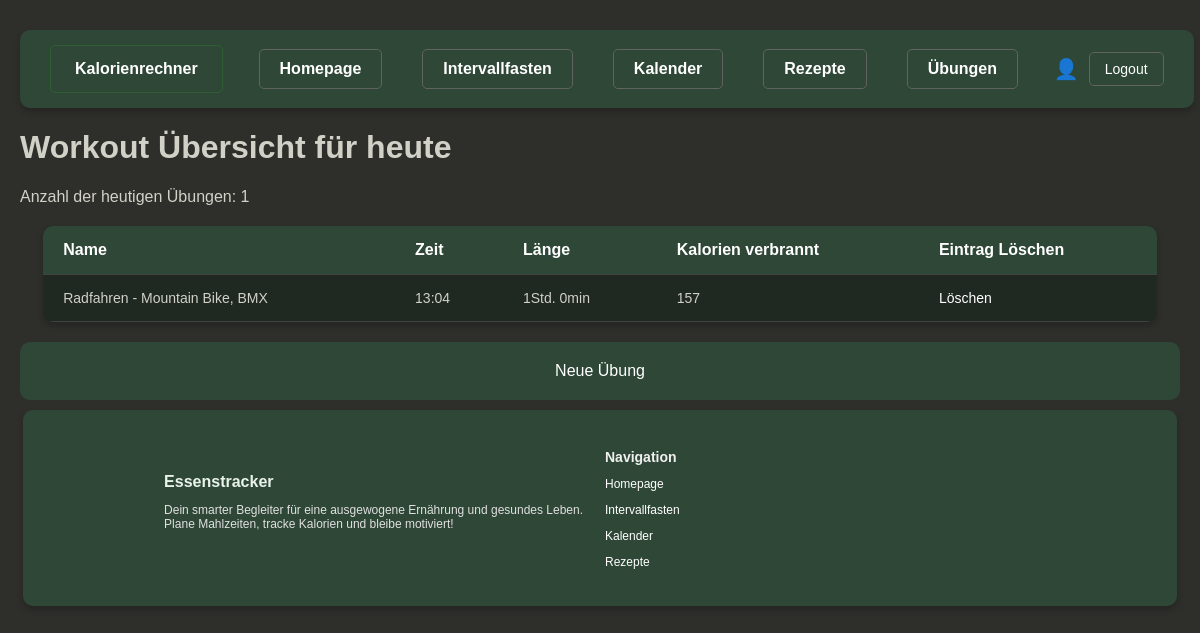
The app's page /fitness/workout_overview/ (signed in), older data.
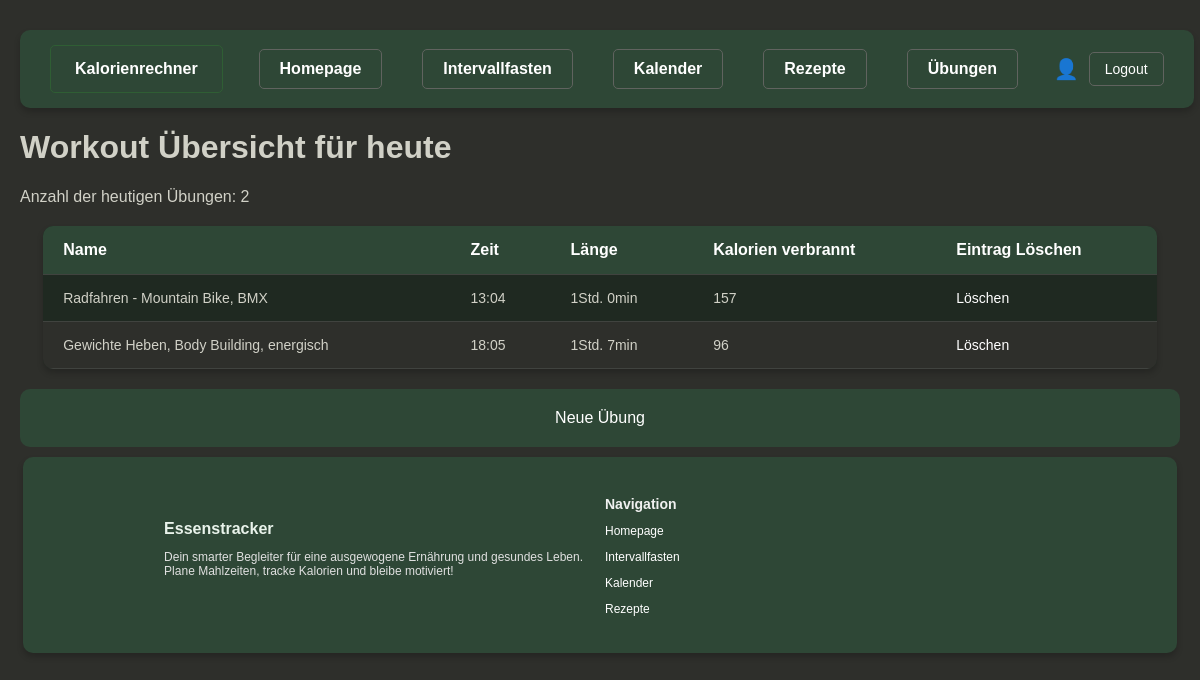
The same page, newer data.
### fitness/models.py (models this page shows, shortened)
class Workout_Unit(models.Model):
    workout_type_unit = models.IntegerField (primary_key=True)
    user = models.ForeignKey(User, on_delete=models.CASCADE)
    name = models.CharField(max_length=30)
    time = models.DateTimeField(default=now)
    workout_type = models.ForeignKey(Workout_Type, on_delete=models.CASCADE)
    workout_class = models.ForeignKey (Workout_Class, on_delete=models.CASCADE)
    workout_length = models.IntegerField(default=0)  # Länge in Minuten
    weight = models.DecimalField(max_digits=4, decimal_places=1, default=0.0)  # Gewicht in kg
    calories_burned = models.IntegerField(default=0)

### fitness/views.py (the view)
# urls.py: path('fitness/workout_overview/', fitness_views.workout_overview, name='workout_overview'),
def workout_overview(request):
    now_local = localtime(now())
    today_start = now_local.replace(hour=0, minute=0, second=0, microsecond=0)
    today_end = today_start + timedelta(days=1)
    workout_units_today = Workout_Unit.objects.filter(user=request.user,time__gte=today_start, time__lt=today_end)
    return render(request, 'workout_overview.html', {'workout_units': workout_units_today})

### fitness/templatetags/time_filters.py (called while the page is built)
@register.filter
def format_minutes(value):
    try:
        hours = value // 60
        minutes = value % 60
        return f"{hours}Std. {minutes}min" if hours > 0 else f"{minutes}min"
    except (TypeError, ValueError):
        return "0min"

### fitness/Templates/workout_overview.html (shortened to what this page needs)
{% extends 'base.html' %}
{% block content %}
{% load time_filters %}
<!DOCTYPE html>
<html lang="de">
<head>
</head>
<body>
    <h1>Workout Übersicht für heute</h1>
    <p>Anzahl der heutigen Übungen: {{ workout_units.count }}</p>
    <table>
        <thead>
            <tr>
                <th>Name</th>
                <th>Zeit</th>
                <th>Länge</th>
                <th>Kalorien verbrannt</th>
                <th>Eintrag Löschen</th>
            </tr>
        </thead>
        <tbody>
            {% for unit in workout_units %}
            <tr>
                <td>{{ unit.name }}</td>
                <td>{{ unit.time|date:"H:i" }}</td>
                <td>{{ unit.workout_length|format_minutes }}</td>
                <td>{{ unit.calories_burned }}</td>
                <td>
                    <a href="{% url 'delete_workout_unit' workout_unit_id=unit.workout_type_unit %}"
                       onclick="return confirm('Möchten Sie dieses Workout wirklich löschen?');">
                        Löschen
                    </a>
                </td>
            </tr>
            {% empty %}
            <tr>
                <td colspan="4">Keine Workouts für heute gefunden.</td>
            </tr>
            {% endfor %}
        </tbody>
    </table>
    <div class="field">
        <a href="{% url 'new_workout_view' %}">Neue Übung</a>
    </div>
</body>
</html>
{% endblock %}

### trackerapp/templates/base.html (shortened to what this page needs)
<!DOCTYPE html>
<html lang="de">
<head>
</head>
<body>
    <nav class="top-bar">
        <div class="left-section">
            <a class="kalorienrechner" href="http://localhost:8000/trackerapp/edit-profile/">Kalorienrechner</a>
        </div>
        <div class="navigation-mittig">
            <a class="navigation" href="http://localhost:8000/trackerapp/">Homepage</a>
            <a class="navigation" href="http://localhost:8000/trackerapp/fasting/">Intervallfasten</a>
            <a class="navigation" href="http://localhost:8000/trackerapp/calendar">Kalender</a>
            <a class="navigation" href="http://localhost:8000/trackerapp/recipes/">Rezepte</a>
            <a class="navigation" href="http://localhost:8000/fitness/workout_overview/">Übungen</a>
        </div>
        <div class="login-section">
            {% if user.is_authenticated %}
                <a href="http://localhost:8000/trackerapp/account/" class="icon-link">
                    <div class="person-icon">👤</div>
                </a>
                <a href="{% url 'logout' %}" class="logoutbutton">Logout</a>
            {% else %}
                <a href="http://localhost:8000/account/login/" class="loginbutton">Login</a>
                <a href="http://localhost:8000/signup/" class="loginbutton">Registrieren</a>
            {% endif %}
        </div>
    </nav>
    <main>
        {% block content %}{% endblock %}
    </main>
    <footer>
        <div class="footer-container">
            <div class="footer-section">
                <div class="footer-logo">Essenstracker</div>
                <p>Dein smarter Begleiter für eine ausgewogene Ernährung und gesundes Leben. Plane Mahlzeiten, tracke Kalorien und bleibe motiviert!</p>
            </div>
            <div class="footer-section">
                <h3>Navigation</h3>
                <p></p><a class="#" href="http://localhost:8000/trackerapp/">Homepage</a></p>
                <p></p><a class="#" href="http://localhost:8000/trackerapp/fasting/">Intervallfasten</a></p>
                <p></p><a class="#" href="http://localhost:8000/trackerapp/calendar">Kalender</a></p>
                <p></p><a class="#" href="#">Rezepte</a></p>
            </div>
        </div>
    </footer>
</body>
</html>

### trackerapp/templates/base.html (style rules this page uses)
.top-bar { background:#2e4736; color: #ffffff; padding: 15px 30px; display: flex; align-items: center; justify-content: space-between; width: 96%; margin: 10px auto; box-shadow: 0 4px 6px rgba(0, 0, 0, 0.2); border-radius: 10px; }
.left-section { display: flex; align-items: center; }
.kalorienrechner { text-decoration: none; padding: 14px 24px; background-color: #2f5e34; color: #ffffff; border: 1px solid #2f5e34; border-radius: 5px; font-weight: bold; font-size: 16px; cursor: pointer; transition: background-color 0.3s, transform 0.3s; }
.navigation-mittig { display: flex; gap: 40px; flex: 1; justify-content: center; }
.navigation { text-decoration: none; font-weight: bold; font-size: 16px; padding: 10px 20px; color: #d1d1c7; background-color: #40433f; border: 1px solid #60635f; border-radius: 5px; transition: background-color 0.3s, color 0.3s, box-shadow 0.3s; }
.login-section { display: flex; align-items: center; gap: 10px; }
.person-icon { font-size: 20px; color: #c7e6c2; }
.logoutbutton { text-decoration: none; background-color: #40433f; color: #ffffff; border: 1px solid #60635f; border-radius: 5px; padding: 8px 15px; font-size: 14px; cursor: pointer; transition: background-color 0.3s, transform 0.3s; }
body { font-family: Arial, sans-serif; background-color: #2e2f2b; color: #d1d1c7; margin: 0; padding: 20px; justify-content: center; align-items: center; }
footer { background: #2e4736; color: #ffffff; padding: 15px 20px; display: flex; align-items: center; justify-content: space-between; width: 96%; margin: 10px auto; box-shadow: 0 4px 6px rgba(0, 0, 0, 0.2); border-radius: 10px; }
.footer-container { display: flex; flex-wrap: wrap; justify-content: space-between; align-items: center; max-width: 1200px; margin: 0 auto; }
.footer-section { flex: 1; min-width: 150px; margin: 10px 5px; font-size: 12px; }
.footer-section h3 { font-size: 14px; margin-bottom: 10px; color: #f0f0f0; }
.footer-section p, .footer-section a { font-size: 12px; color: #e0e0e0; text-decoration: none; }
.footer-logo { font-size: 16px; font-weight: bold; color: #e9f3eb; }

### fitness/Templates/workout_overview.html (style rules this page uses)
table { width: 96%; margin: 20px auto; border-collapse: collapse; background-color: #1f2921; border-radius: 10px; overflow: hidden; box-shadow: 0 4px 6px rgba(0, 0, 0, 0.2); }
th, td { padding: 15px 20px; text-align: left; border-bottom: 1px solid #40433f; color: #d1d1c7; }
th { background-color: #2e4736; color: #ffffff; font-size: 16px; font-weight: bold; }
td { font-size: 14px; }
tr:nth-child(even) { background-color: #2e2f2b; }
.field { background-color: #2e4736; border-radius: 10px; text-align: center; padding: 20px; position: relative; transition: opacity 0.5s ease; }
a:link { color: white; background-color: transparent; text-decoration: none; }

Row changes from the older to the newer data that the page shows:
added Workout_Unit: name "Gewichte Heben, Body Building, energisch", time "18:05", workout_length "1Std. 7min", calories_burned "96"
Text that changed along with them:
{{ workout_units.count }}: "1" → "2"
